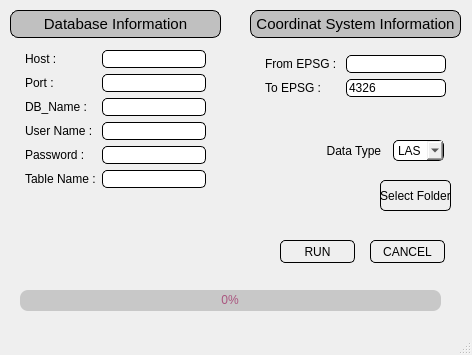
<?xml version="1.0" encoding="UTF-8"?>
<ui version="4.0">
 <class>Lidar_Uploader</class>
 <widget class="QMainWindow" name="Lidar_Uploader">
  <property name="geometry">
   <rect>
    <x>0</x>
    <y>0</y>
    <width>472</width>
    <height>355</height>
   </rect>
  </property>
  <property name="mouseTracking">
   <bool>true</bool>
  </property>
  <property name="windowTitle">
   <string>Lidar_Uploader</string>
  </property>
  <property name="windowIcon">
   <iconset>
    <normalon>icon.png</normalon>
   </iconset>
  </property>
  <property name="styleSheet">
   <string notr="true">QLineEdit {
  border-radius: 5px;
  border: 1px solid #000000;
}
QPushButton{
  border-radius: 5px;
  border: 1px solid #000000;
}
QComboBox{
  border-radius: 5px;
  border: 1px solid #000000;
}</string>
  </property>
  <widget class="QWidget" name="centralwidget">
   <property name="styleSheet">
    <string notr="true"/>
   </property>
   <widget class="QWidget" name="formLayoutWidget">
    <property name="geometry">
     <rect>
      <x>20</x>
      <y>50</y>
      <width>191</width>
      <height>204</height>
     </rect>
    </property>
    <layout class="QFormLayout" name="formLayout">
     <property name="sizeConstraint">
      <enum>QLayout::SetDefaultConstraint</enum>
     </property>
     <property name="rowWrapPolicy">
      <enum>QFormLayout::DontWrapRows</enum>
     </property>
     <property name="formAlignment">
      <set>Qt::AlignHCenter|Qt::AlignTop</set>
     </property>
     <property name="horizontalSpacing">
      <number>6</number>
     </property>
     <property name="leftMargin">
      <number>5</number>
     </property>
     <property name="topMargin">
      <number>0</number>
     </property>
     <property name="rightMargin">
      <number>5</number>
     </property>
     <property name="bottomMargin">
      <number>5</number>
     </property>
     <item row="0" column="0">
      <widget class="QLabel" name="label">
       <property name="styleSheet">
        <string notr="true"/>
       </property>
       <property name="text">
        <string>Host :           </string>
       </property>
      </widget>
     </item>
     <item row="0" column="1">
      <widget class="QLineEdit" name="host">
       <property name="enabled">
        <bool>true</bool>
       </property>
       <property name="focusPolicy">
        <enum>Qt::ClickFocus</enum>
       </property>
       <property name="styleSheet">
        <string notr="true"/>
       </property>
       <property name="text">
        <string/>
       </property>
      </widget>
     </item>
     <item row="1" column="0">
      <widget class="QLabel" name="label_3">
       <property name="styleSheet">
        <string notr="true"/>
       </property>
       <property name="text">
        <string>Port :            </string>
       </property>
      </widget>
     </item>
     <item row="1" column="1">
      <widget class="QLineEdit" name="port">
       <property name="focusPolicy">
        <enum>Qt::ClickFocus</enum>
       </property>
      </widget>
     </item>
     <item row="2" column="0">
      <widget class="QLabel" name="label_4">
       <property name="text">
        <string>DB_Name :</string>
       </property>
      </widget>
     </item>
     <item row="2" column="1">
      <widget class="QLineEdit" name="db_name">
       <property name="focusPolicy">
        <enum>Qt::ClickFocus</enum>
       </property>
      </widget>
     </item>
     <item row="3" column="0">
      <widget class="QLabel" name="label_5">
       <property name="text">
        <string>User Name :</string>
       </property>
      </widget>
     </item>
     <item row="3" column="1">
      <widget class="QLineEdit" name="user_name">
       <property name="focusPolicy">
        <enum>Qt::ClickFocus</enum>
       </property>
      </widget>
     </item>
     <item row="4" column="0">
      <widget class="QLabel" name="label_6">
       <property name="text">
        <string>Password : </string>
       </property>
      </widget>
     </item>
     <item row="4" column="1">
      <widget class="QLineEdit" name="password">
       <property name="focusPolicy">
        <enum>Qt::ClickFocus</enum>
       </property>
       <property name="echoMode">
        <enum>QLineEdit::Password</enum>
       </property>
      </widget>
     </item>
     <item row="5" column="0">
      <widget class="QLabel" name="label_7">
       <property name="text">
        <string>Table Name :</string>
       </property>
      </widget>
     </item>
     <item row="5" column="1">
      <widget class="QLineEdit" name="table_name">
       <property name="focusPolicy">
        <enum>Qt::ClickFocus</enum>
       </property>
      </widget>
     </item>
    </layout>
   </widget>
   <widget class="QWidget" name="formLayoutWidget_2">
    <property name="geometry">
     <rect>
      <x>260</x>
      <y>50</y>
      <width>191</width>
      <height>72</height>
     </rect>
    </property>
    <layout class="QFormLayout" name="formLayout_2">
     <property name="leftMargin">
      <number>5</number>
     </property>
     <property name="topMargin">
      <number>5</number>
     </property>
     <property name="rightMargin">
      <number>5</number>
     </property>
     <property name="bottomMargin">
      <number>5</number>
     </property>
     <item row="0" column="0">
      <widget class="QLabel" name="label_9">
       <property name="text">
        <string>From EPSG : </string>
       </property>
      </widget>
     </item>
     <item row="0" column="1">
      <widget class="QLineEdit" name="from_epsg">
       <property name="focusPolicy">
        <enum>Qt::ClickFocus</enum>
       </property>
      </widget>
     </item>
     <item row="1" column="0">
      <widget class="QLabel" name="label_10">
       <property name="text">
        <string>To EPSG : </string>
       </property>
      </widget>
     </item>
     <item row="1" column="1">
      <widget class="QLineEdit" name="to_epsg">
       <property name="focusPolicy">
        <enum>Qt::ClickFocus</enum>
       </property>
       <property name="contextMenuPolicy">
        <enum>Qt::DefaultContextMenu</enum>
       </property>
       <property name="acceptDrops">
        <bool>true</bool>
       </property>
       <property name="text">
        <string>4326</string>
       </property>
      </widget>
     </item>
    </layout>
   </widget>
   <widget class="QPushButton" name="select_button">
    <property name="geometry">
     <rect>
      <x>380</x>
      <y>180</y>
      <width>71</width>
      <height>31</height>
     </rect>
    </property>
    <property name="text">
     <string>Select Folder</string>
    </property>
   </widget>
   <widget class="QLabel" name="label_12">
    <property name="geometry">
     <rect>
      <x>270</x>
      <y>180</y>
      <width>81</width>
      <height>31</height>
     </rect>
    </property>
    <property name="text">
     <string/>
    </property>
    <property name="margin">
     <number>5</number>
    </property>
   </widget>
   <widget class="QPushButton" name="run_button">
    <property name="geometry">
     <rect>
      <x>280</x>
      <y>240</y>
      <width>75</width>
      <height>23</height>
     </rect>
    </property>
    <property name="text">
     <string>RUN</string>
    </property>
   </widget>
   <widget class="QPushButton" name="cancel_button">
    <property name="geometry">
     <rect>
      <x>370</x>
      <y>240</y>
      <width>75</width>
      <height>23</height>
     </rect>
    </property>
    <property name="text">
     <string>CANCEL</string>
    </property>
   </widget>
   <widget class="QProgressBar" name="progressBar">
    <property name="geometry">
     <rect>
      <x>20</x>
      <y>290</y>
      <width>421</width>
      <height>21</height>
     </rect>
    </property>
    <property name="styleSheet">
     <string notr="true">QProgressBar{
	
background-color:rgb(200, 200, 200);
color: rgb(170, 85, 127);
border-style:solid;
border-radius:8px;
}

QProgressBar::chunk{
border-radius:8px;
background-color: qlineargradient(spread:pad, x1:0, y1:0, x2:1, y2:0, stop:0 rgba(85, 255, 0, 255), stop:1 rgba(175, 255, 138, 255));
}</string>
    </property>
    <property name="maximum">
     <number>100</number>
    </property>
    <property name="value">
     <number>0</number>
    </property>
    <property name="alignment">
     <set>Qt::AlignCenter</set>
    </property>
    <property name="textVisible">
     <bool>true</bool>
    </property>
    <property name="orientation">
     <enum>Qt::Horizontal</enum>
    </property>
    <property name="format">
     <string>%p%</string>
    </property>
   </widget>
   <widget class="QLabel" name="label_13">
    <property name="geometry">
     <rect>
      <x>26</x>
      <y>230</y>
      <width>181</width>
      <height>41</height>
     </rect>
    </property>
    <property name="font">
     <font>
      <pointsize>10</pointsize>
     </font>
    </property>
    <property name="text">
     <string/>
    </property>
    <property name="alignment">
     <set>Qt::AlignCenter</set>
    </property>
   </widget>
   <widget class="QLabel" name="label_2">
    <property name="geometry">
     <rect>
      <x>10</x>
      <y>10</y>
      <width>211</width>
      <height>28</height>
     </rect>
    </property>
    <property name="font">
     <font>
      <pointsize>11</pointsize>
      <weight>50</weight>
      <bold>false</bold>
     </font>
    </property>
    <property name="styleSheet">
     <string notr="true">QLabel{
	background-color: #C0C0C0;
	border-radius: 8px;
	border: 1px solid #000000;
}</string>
    </property>
    <property name="text">
     <string>Database Information</string>
    </property>
    <property name="alignment">
     <set>Qt::AlignCenter</set>
    </property>
    <property name="margin">
     <number>5</number>
    </property>
   </widget>
   <widget class="QLabel" name="label_8">
    <property name="geometry">
     <rect>
      <x>250</x>
      <y>10</y>
      <width>211</width>
      <height>28</height>
     </rect>
    </property>
    <property name="font">
     <font>
      <pointsize>11</pointsize>
     </font>
    </property>
    <property name="styleSheet">
     <string notr="true">QLabel{
	background-color: #C0C0C0;
	border-radius: 8px;
	border: 1px solid #000000;
}</string>
    </property>
    <property name="text">
     <string>Coordinat System Information</string>
    </property>
    <property name="alignment">
     <set>Qt::AlignCenter</set>
    </property>
    <property name="margin">
     <number>5</number>
    </property>
   </widget>
   <widget class="QLabel" name="label_11">
    <property name="geometry">
     <rect>
      <x>320</x>
      <y>140</y>
      <width>63</width>
      <height>21</height>
     </rect>
    </property>
    <property name="text">
     <string>  Data Type :</string>
    </property>
    <property name="margin">
     <number>0</number>
    </property>
   </widget>
   <widget class="QComboBox" name="data_type">
    <property name="geometry">
     <rect>
      <x>393</x>
      <y>140</y>
      <width>51</width>
      <height>21</height>
     </rect>
    </property>
    <item>
     <property name="text">
      <string>LAS</string>
     </property>
    </item>
    <item>
     <property name="text">
      <string>LAZ</string>
     </property>
    </item>
   </widget>
  </widget>
  <widget class="QMenuBar" name="menubar">
   <property name="geometry">
    <rect>
     <x>0</x>
     <y>0</y>
     <width>472</width>
     <height>21</height>
    </rect>
   </property>
  </widget>
  <widget class="QStatusBar" name="statusbar"/>
 </widget>
 <resources/>
 <connections/>
</ui>
